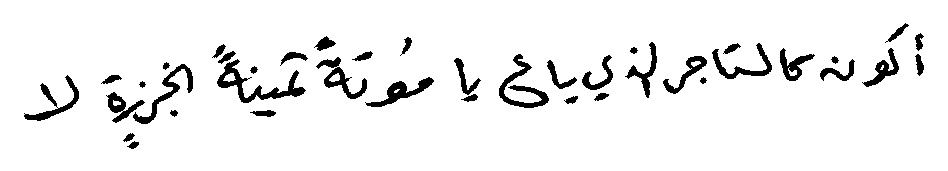
#> input picture arocr_v3/word-segmentation/test.jpg, 948 x 171 px, found by its file name
$ python checkout.py   (older library calls are emulated)
#> lines starting #> are read from the running program, lines starting #| are printed output that depends on the picture; after the words box and inside, x2 and y2 are one past the last pixel; in counts of white or black regions, pixels touching at a corner belong together
### arocr_v3/word-segmentation/utils.py
# -*- coding: utf-8 -*-
"""
Helper functions for ocr project
"""
import numpy as np
import cv2


SMALL_HEIGHT = 800


# [5 lines left out: function implt, not called in this run]


def resize(img, height=SMALL_HEIGHT, always=True):
    """Resize image to given height."""
    # print(img.shape[1], img.shape[0])
    if (img.shape[0] > height or always):
        rat = height / img.shape[0]
        return cv2.resize(img, (int(rat * img.shape[1]), height))

    return img


def ratio(img, height=SMALL_HEIGHT):
    """Getting scale ratio."""
    return img.shape[0] / height


# [12 lines left out: function img_extend, not called in this run]

### arocr_v3/word-segmentation/page.py

"""
Crop background and transform perspective from the photo of page
"""
import numpy as np
import cv2
from utils import *

def detection(image):
    """Finding Page."""
    # Edge detection
    image_edges = _edges_detection(image, 0, 0)

    # Close gaps between edges (double page clouse => rectangle kernel)
    closed_edges = cv2.morphologyEx(image_edges,
                                    cv2.MORPH_CLOSE,
                                    np.ones((5, 5)))
    # Countours
    page_contour = _find_page_contours(closed_edges, resize(image))
    # Recalculate to original scale
    page_contour = page_contour.dot(ratio(image))
    # Transform prespective
    new_image = _persp_transform(image, page_contour)
    return new_image


def _edges_detection(img, minVal, maxVal):
    """Preprocessing (gray, thresh, filter, border) + Canny edge detection."""
    img = cv2.cvtColor(resize(img), cv2.COLOR_BGR2GRAY)

    img = cv2.bilateralFilter(img, 9, 75, 75)
    img = cv2.adaptiveThreshold(img, 255,
                                cv2.ADAPTIVE_THRESH_GAUSSIAN_C,
                                cv2.THRESH_BINARY, 115, 4)

    # Median blur replace center pixel by median of pixels under kelner
    # => removes thin details
    img = cv2.medianBlur(img, 11)

    # Add black border - detection of border touching pages
    img = cv2.copyMakeBorder(img, 5, 5, 5, 5,
                             cv2.BORDER_CONSTANT,
                             value=[0, 0, 0])
    return cv2.Canny(img, minVal, maxVal)


def _four_corners_sort(pts):
    """Sort corners in order: top-left, bot-left, bot-right, top-right."""
    diff = np.diff(pts, axis=1)
    summ = pts.sum(axis=1)
    return np.array([pts[np.argmin(summ)],
                     pts[np.argmax(diff)],
                     pts[np.argmax(summ)],
                     pts[np.argmin(diff)]])


def _contour_offset(cnt, offset):
    """Offset contour because of 5px border."""
    cnt += offset
    cnt[cnt < 0] = 0
    return cnt


def _find_page_contours(edges, img):
    """Finding corner points of page contour."""
    contours, hierarchy = cv2.findContours(edges, cv2.RETR_TREE, cv2.CHAIN_APPROX_SIMPLE)

    # Finding biggest rectangle otherwise return original corners
    height = edges.shape[0]
    width = edges.shape[1]
    MIN_COUNTOUR_AREA = height * width * 0.5
    MAX_COUNTOUR_AREA = (width - 10) * (height - 10)

    max_area = MIN_COUNTOUR_AREA
    page_contour = np.array([[0, 0],
                             [0, height-5],
                             [width-5, height-5],
                             [width-5, 0]])

    for cnt in contours:
        perimeter = cv2.arcLength(cnt, True)
        approx = cv2.approxPolyDP(cnt, 0.03 * perimeter, True)

        # Page has 4 corners and it is convex
        if (len(approx) == 4 and
                cv2.isContourConvex(approx) and
                max_area < cv2.contourArea(approx) < MAX_COUNTOUR_AREA):

            max_area = cv2.contourArea(approx)
            page_contour = approx[:, 0]

    # Sort corners and offset them
    page_contour = _four_corners_sort(page_contour)
    return _contour_offset(page_contour, (-5, -5))


def _persp_transform(img, s_points):
    """Transform perspective from start points to target points."""
    # Euclidean distance - calculate maximum height and width
    height = max(np.linalg.norm(s_points[0] - s_points[1]),
                 np.linalg.norm(s_points[2] - s_points[3]))
    width = max(np.linalg.norm(s_points[1] - s_points[2]),
                 np.linalg.norm(s_points[3] - s_points[0]))

    # Create target points
    t_points = np.array([[0, 0],
                        [0, height],
                        [width, height],
                        [width, 0]], np.float32)

    # getPerspectiveTransform() needs float32
    if s_points.dtype != np.float32:
        s_points = s_points.astype(np.float32)

    M = cv2.getPerspectiveTransform(s_points, t_points)
    return cv2.warpPerspective(img, M, (int(width), int(height)))

### arocr_v3/word-segmentation/words.py
# -*- coding: utf-8 -*-
"""
Detect words on the page
return array of words' bounding boxes
"""
import numpy as np
import cv2

from utils import *


def detection(image, join=False):
    """Detecting the words bounding boxes.
    Return: numpy array of bounding boxes [x, y, x+w, y+h]
    """
    # Preprocess image for word detection
    blurred = cv2.GaussianBlur(image, (5, 5), 8)
    dilated = cv2.dilate(blurred, np.ones((5, 5), np.uint8))
    edge_img = _edge_detect(dilated)
    ret, edge_img = cv2.threshold(edge_img, 50, 255, cv2.THRESH_BINARY)
    bw_img = cv2.morphologyEx(edge_img, cv2.MORPH_CLOSE,
                              np.ones((5, 5), np.uint8))

    return _text_detect(bw_img, image, join)

def sort_words(boxes):
    """Sort boxes - (x, y, x+w, y+h) from left to right, top to bottom."""
    mean_height = sum([y2 - y1 for _, y1, _, y2 in boxes]) / len(boxes)

    boxes.view('i8,i8,i8,i8').sort(order=['f1'], axis=0)
    current_line = boxes[0][1]
    lines = []
    tmp_line = []
    for box in boxes:
        if box[1] > current_line + mean_height:
            lines.append(tmp_line)
            tmp_line = [box]
            current_line = box[1]
            continue
        tmp_line.append(box)
    lines.append(tmp_line)

    for line in lines:
        line.sort(key=lambda box: box[0])

    return lines


def _edge_detect(im):
    """
    Edge detection using sobel operator on each layer individually.
    Sobel operator is applied for each image layer (RGB)
    """
    return np.max(np.array([_sobel_detect(im[:,:, 0]),
                            _sobel_detect(im[:,:, 1]),
                            _sobel_detect(im[:,:, 2])]), axis=0)


def _sobel_detect(channel):
    """Sobel operator."""
    sobelX = cv2.Sobel(channel, cv2.CV_16S, 1, 0)
    sobelY = cv2.Sobel(channel, cv2.CV_16S, 0, 1)
    sobel = np.hypot(sobelX, sobelY)
    sobel[sobel > 255] = 255
    return np.uint8(sobel)


# [40 lines left out: functions union, _intersect, _group_rectangles, not called in this run]


def _text_detect(img, image, join=False):
    """Text detection using contours."""
    small = resize(img, 2000)

    # Finding contours
    # mask = np.zeros(small.shape, np.uint8)
    kernel = np.ones((5, 30), np.uint16)  ### (5, 100) for line segmention  (5,30) for word segmentation
    img_dilation = cv2.dilate(small, kernel, iterations=1)
    # print(11111111111111)

    cnt, hierarchy = cv2.findContours(np.copy(small), cv2.RETR_TREE, cv2.CHAIN_APPROX_SIMPLE)

    index = 0
    boxes = []
    # Go through all contours in top level
    while (index >= 0):
        x,y,w,h = cv2.boundingRect(cnt[index])
        cv2.drawContours(img_dilation, cnt, index, (255, 255, 255), cv2.FILLED)
        maskROI = img_dilation[y:y+h, x:x+w]
        # Ratio of white pixels to area of bounding rectangle
        r = cv2.countNonZero(maskROI) / (w * h)

        # Limits for text
        if (r > 0.1
            and 1600 > w > 10
            and 1600 > h > 10
            and h/w < 3
            and w/h < 10
            and (60 // h) * w < 1000):
            boxes += [[x, y, w, h]]

        index = hierarchy[0][index][0]

    if join:
        # Need more work
        boxes = _group_rectangles(boxes)

    # image for drawing bounding boxes
    small = cv2.cvtColor(small, cv2.COLOR_GRAY2RGB)
    bounding_boxes = np.array([0,0,0,0])
    for (x, y, w, h) in boxes:
        cv2.rectangle(small, (x, y),(x+w,y+h), (0, 255, 0), 2)
        bounding_boxes = np.vstack((bounding_boxes,
                                    np.array([x, y, x+w, y+h])))
    boxes = bounding_boxes.dot(ratio(image, small.shape[0])).astype(np.int64)
    return boxes[1:]


# [64 lines left out: function textDetectWatershed, not called in this run]

### arocr_v3/word-segmentation/checkout.py
"""
For Testing purposes
    Take image from user, crop the background and transform perspective
    from the perspective detect the word and return the array of word's
    bounding boxes
"""

import page
import words
from PIL import Image
import cv2

# User input page image
print(cv2.imread("/Users/ahsanghani/Documents/NLP/OCR/OCR/arocr_v3/word-segmentation/test.jpg"))
print(cv2.imread("/Users/ahsanghani/Documents/NLP/OCR/OCR/arocr_v3/word-segmentation/test.jpg").shape)

image = cv2.cvtColor(cv2.imread("/Users/ahsanghani/Documents/NLP/OCR/OCR/arocr_v3/word-segmentation/test.jpg"), cv2.COLOR_BGR2RGB)
#> image is the input picture: shape (171, 948, 3); min 0, max 255, mean 239.4

# Crop image and get bounding boxes
crop = page.detection(image)
#> in _edges_detection, `img = cv2.adaptiveThreshold(img, 255, cv2.ADAPTIVE_THRESH_GAUSSIAN_C, ..`:
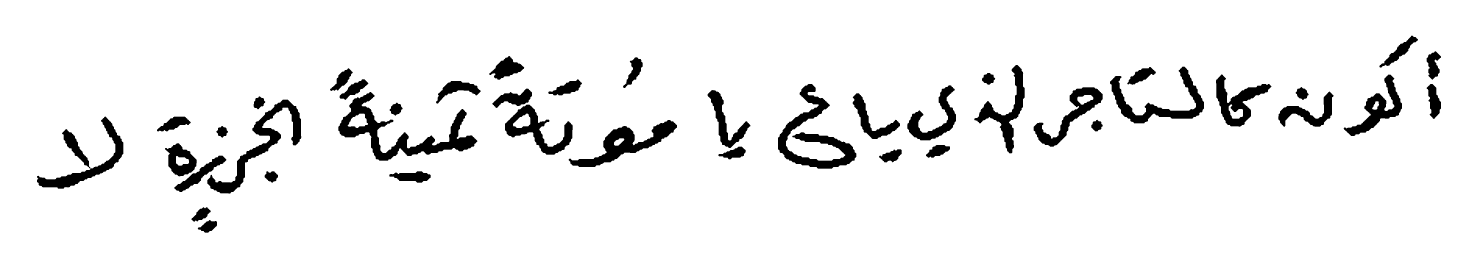
#> img: shape (800, 4435) (shown at 1/3 size); 93.7% white; 42 black regions, largest, box (x1, y1, x2, y2) and area: (1015, 276, 1432, 482) 21900, (2334, 252, 2569, 506) 17213, (622, 299, 904, 581) 14645
#> in _edges_detection, `img = cv2.medianBlur(img, 11)`: img: shape (800, 4435); 93.7% white; 43 black regions, largest, box (x1, y1, x2, y2) and area: (1015, 278, 1430, 482) 21906, (2334, 252, 2569, 506) 17171, (622, 299, 903, 580) 14589
#> in _edges_detection, `img = cv2.copyMakeBorder(img, 5, 5, 5, 5, cv2.BORDER_CONSTANT, value=[..`: img: shape (810, 4445); 92.4% white; 44 black regions, largest, box (x1, y1, x2, y2) and area: (0, 0, 4445, 810) 52450, (1020, 283, 1435, 487) 21906, (2339, 257, 2574, 511) 17171
#> in _edges_detection, `return cv2.Canny(img, minVal, maxVal)`:
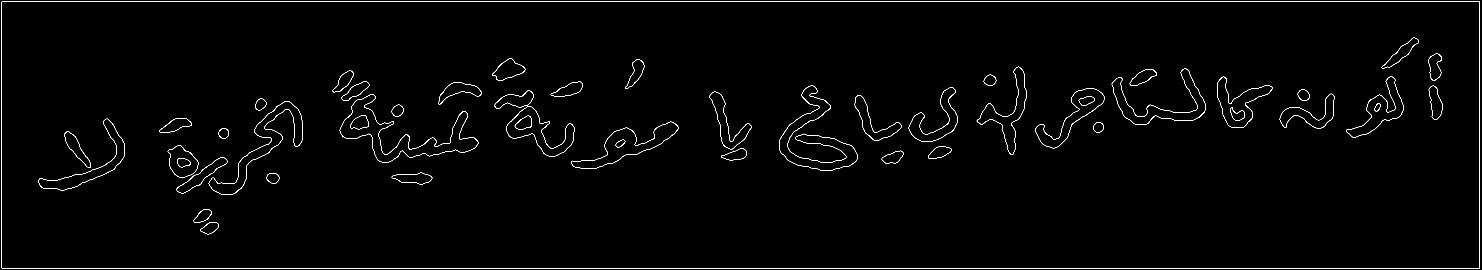
#> returned value: shape (810, 4445) (shown at 1/3 size); 0.85% white in thin lines or dots
#> in detection, `closed_edges = cv2.morphologyEx(image_edges, cv2.MORPH_CLOSE, np.ones(..`: closed_edges: shape (810, 4445); 0.87% white in thin lines or dots
#> in _find_page_contours, `contours, hierarchy = cv2.findContours(edges, cv2.RETR_TREE, cv2.CHAIN..`: contours = 100 contours; largest, box (x1, y1, x2, y2) and area: (4, 4, 4440, 805) 3547997, (4, 4, 4440, 805) 3547996, (1019, 282, 1435, 487) 23635, (1020, 282, 1435, 487) 23346, (2338, 256, 2574, 511) 17280
#> the loop in _find_page_contours, `for cnt in contours:` made 100 passes
#> (perimeter, max_area, page_contour) on pass 1: (10467.7, 3542767, [[4, 6], [5, 804], [4439, 804], [4438, 4]])
#> perimeter on passes 3 to 8: 146, 142.9, 152.3, 149.1, 115.4, 111.4
#> after the loop in _find_page_contours, `for cnt in contours:`: max_area = 3542767
#> in _four_corners_sort, `diff = np.diff(pts, axis=1)`: diff = [2, 799, -3635, -4434]
#> in _four_corners_sort, `summ = pts.sum(axis=1)`: summ = [10, 809, 5243, 4442]
#> in _contour_offset, `cnt += offset`: cnt = [[-1, 1], [0, 799], [4434, 799], [4433, -1]]
#> in detection, `page_contour = _find_page_contours(closed_edges, resize(image))`: page_contour = [[0, 1], [0, 799], [4434, 799], [4433, 0]]
#> in detection, `page_contour = page_contour.dot(ratio(image))`: page_contour = [[0, 0.214], [0, 170.8], [947.8, 170.8], [947.6, 0]]
#> in _persp_transform, `height = max(np.linalg.norm(s_points[0] - s_points[1]), np.linalg.norm..`: height = 170.8
#> in _persp_transform, `width = max(np.linalg.norm(s_points[1] - s_points[2]), np.linalg.norm(..`: width = 947.8
#> in _persp_transform, `t_points = np.array([[0, 0], [0, height], [width, height], [width, 0]]..`: t_points = [[0, 0], [0, 170.8], [947.8, 170.8], [947.8, 0]]
#> in _persp_transform, `s_points = s_points.astype(np.float32)`: s_points has the same summary as page_contour in detection
#> in _persp_transform, `M = cv2.getPerspectiveTransform(s_points, t_points)`: M = [[1, -1.63e-19, 2.78e-17], [0.000226, 1, -0.214], [1.32e-06, 1.32e-06, 1]]
boxes = words.detection(crop)
#> in _sobel_detect, `sobel[sobel > 255] = 255`: sobel: shape (170, 947) float32; min 0, max 255, mean 16.2
#> in detection, `ret, edge_img = cv2.threshold(edge_img, 50, 255, cv2.THRESH_BINARY)`: edge_img: shape (170, 947); 8.1% white; 33 white regions, largest, box (x1, y1, x2, y2) and area: (213, 44, 306, 104) 1580, (107, 63, 194, 125) 1434, (498, 53, 550, 109) 1021
#> in detection, `bw_img = cv2.morphologyEx(edge_img, cv2.MORPH_CLOSE, np.ones((5, 5), n..`: bw_img: shape (170, 947); 8.4% white; 31 white regions
#> in _text_detect, `img_dilation = cv2.dilate(small, kernel, iterations=1)`:
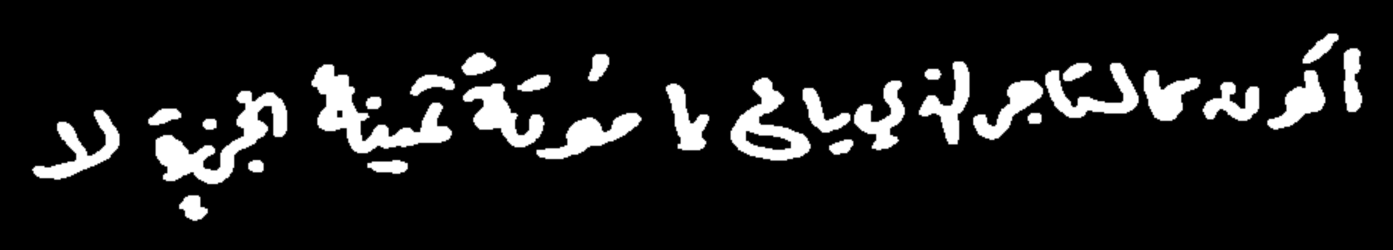
#> img_dilation: shape (2000, 11141) (shown at 1/8 size); min 0, max 255, mean 26.6
#> in _text_detect, `cnt, hierarchy = cv2.findContours(np.copy(small), cv2.RETR_TREE, cv2.C..`: cnt = 33 contours; largest, box (x1, y1, x2, y2) and area: (2500, 512, 3606, 1229) 255874, (1253, 724, 2288, 1476) 246381, (5853, 618, 6476, 1288) 200907, (3712, 665, 4347, 1182) 134734, (265, 876, 947, 1441) 121700
#> the loop in _text_detect, `while (index >= 0):` made 31 passes
#> (x, y, w, h, r, boxes, index) on pass 2: (2947, 1276, 306, 118, 0.824, [[1441, 1559, 212, 212], [2947, 1276, 306, 118]], 2)
#> (x, y, w, h, r, index) on passes 1, 3, 4, 5, 6, 7: (1441, 1559, 212, 212, 0.748, 1), (1994, 1276, 106, 106, 0.956, 3), (6641, 1112, 177, 129, 0.809, 4), (1629, 947, 94, 94, 0.968, 5), (8229, 900, 94, 94, 0.989, 6), (4300, 900, 823, 376, 0.478, 7)
#> pass 1, in _text_detect, `maskROI = img_dilation[y:y+h, x:x+w]`:
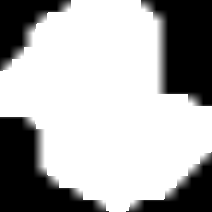
#> maskROI: shape (212, 212); min 0, max 255, mean 173.7
#> after the loop in _text_detect, `while (index >= 0):`:
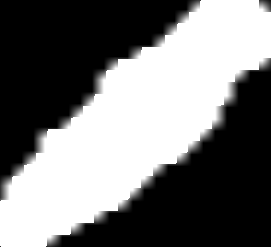
#> maskROI: shape (247, 271); min 0, max 255, mean 117
#> after the loop in _text_detect, `while (index >= 0):`: boxes = 30 items, first 6: [1441, 1559, 212, 212], [2947, 1276, 306, 118], [1994, 1276, 106, 106], [6641, 1112, 177, 129], [1629, 947, 94, 94], [8229, 900, 94, 94]
#> the loop in _text_detect, `for (x, y, w, h) in boxes:` made 30 passes
#> (x, y, w, h) on passes 2 to 13: (2947, 1276, 306, 118), (1994, 1276, 106, 106), (6641, 1112, 177, 129), (1629, 947, 94, 94), (8229, 900, 94, 94), (4300, 900, 823, 376), (265, 876, 682, 565), (1194, 865, 247, 141), (2935, 771, 106, 105), (1253, 724, 1035, 752), (6429, 700, 365, 365), (5335, 665, 330, 541)
#> (x, y, w, h, bounding_boxes) on pass 1: (1441, 1559, 212, 212, [[0, 0, 0, 0], [1441, 1559, 1653, 1771]])
#> after the loop in _text_detect, `for (x, y, w, h) in boxes:`: bounding_boxes = 31 rows, first 6: [0, 0, 0, 0], [1441, 1559, 1653, 1771], [2947, 1276, 3253, 1394], [1994, 1276, 2100, 1382], [6641, 1112, 6818, 1241], [1629, 947, 1723, 1041]
#> in _text_detect, `boxes = bounding_boxes.dot(ratio(image, small.shape[0])).astype(np.int..`: boxes = 31 rows, first 6: [0, 0, 0, 0], [122, 132, 140, 150], [250, 108, 276, 118], [169, 108, 178, 117], [564, 94, 579, 105], [138, 80, 146, 88]
#> boxes = 30 rows, first 6: [122, 132, 140, 150], [250, 108, 276, 118], [169, 108, 178, 117], [564, 94, 579, 105], [138, 80, 146, 88], [699, 76, 707, 84]
lines = words.sort_words(boxes)
#> in sort_words, `mean_height = sum([y2 - y1 for _, y1, _, y2 in boxes]) / len(boxes)`: mean_height = 28.63
#> in sort_words, `current_line = boxes[0][1]`: current_line = 22
#> the loop in sort_words, `for box in boxes:` made 30 passes
#> current_line on passes 13, 27, 30: 52, 94, 132
#> box on passes 1 to 6: [886, 22, 909, 43], [314, 35, 336, 51], [400, 36, 413, 55], [625, 41, 658, 98], [711, 42, 773, 80], [723, 42, 741, 55]
#> after the loop in sort_words, `for box in boxes:`: current_line = 132; lines = 3 items
#> the loop in sort_words, `for line in lines:` made 4 passes
#> lines = 4 items

# Saving the bounded words from the page image in sorted way
for i, line in enumerate(lines):
    text = crop.copy()
    for (x1, y1, x2, y2) in line:
        roi = text[y1:y2, x1:x2]
        save = Image.fromarray(text[y1:y2, x1:x2])
        save.save(f"/Users/ahsanghani/Documents/NLP/OCR/OCR/arocr_v3/word-segmentation/segmented/segment" + str(i) + ".png")
#> this loop made 4 passes
#> pass 1, `save.save(f"/Users/ahsanghani/Documents/NLP/OCR/OCR/arocr_v3/word-segm..`:
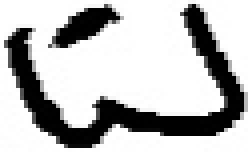
#> saved as segment0.png: PIL image 62x38 RGB (shown 4 times larger); min 0, max 255, mean 186
#> after the loop:
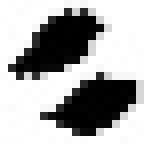
#> save: PIL image 18x18 RGB (shown 8 times larger); min 0, max 255, mean 168.2
